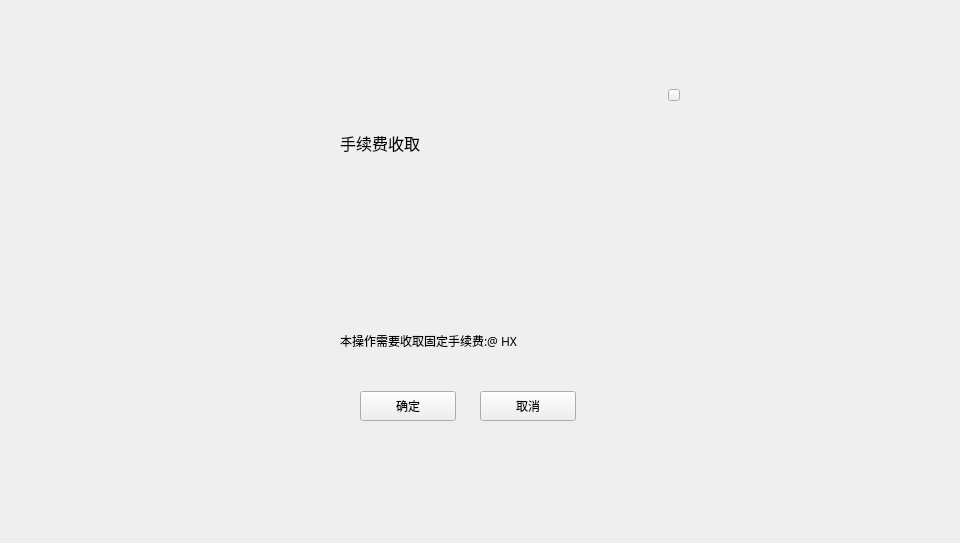
<?xml version="1.0" encoding="UTF-8"?>
<ui version="4.0">
 <class>FeeChargeWidget</class>
 <widget class="QWidget" name="FeeChargeWidget">
  <property name="geometry">
   <rect>
    <x>0</x>
    <y>0</y>
    <width>960</width>
    <height>543</height>
   </rect>
  </property>
  <property name="font">
   <font>
    <family>Microsoft YaHei UI Light</family>
   </font>
  </property>
  <property name="windowTitle">
   <string>Form</string>
  </property>
  <widget class="QWidget" name="widget" native="true">
   <property name="geometry">
    <rect>
     <x>0</x>
     <y>0</y>
     <width>960</width>
     <height>543</height>
    </rect>
   </property>
   <widget class="QWidget" name="containerWidget" native="true">
    <property name="geometry">
     <rect>
      <x>270</x>
      <y>81</y>
      <width>420</width>
      <height>380</height>
     </rect>
    </property>
    <property name="font">
     <font>
      <family>Microsoft YaHei UI Light</family>
     </font>
    </property>
    <widget class="QToolButton" name="toolButton_close">
     <property name="geometry">
      <rect>
       <x>398</x>
       <y>8</y>
       <width>12</width>
       <height>12</height>
      </rect>
     </property>
     <property name="cursor">
      <cursorShape>PointingHandCursor</cursorShape>
     </property>
     <property name="text">
      <string/>
     </property>
    </widget>
    <widget class="QToolButton" name="toolButton_confirm">
     <property name="geometry">
      <rect>
       <x>90</x>
       <y>310</y>
       <width>96</width>
       <height>30</height>
      </rect>
     </property>
     <property name="cursor">
      <cursorShape>PointingHandCursor</cursorShape>
     </property>
     <property name="text">
      <string>确定</string>
     </property>
    </widget>
    <widget class="QStackedWidget" name="stackedWidget">
     <property name="geometry">
      <rect>
       <x>70</x>
       <y>86</y>
       <width>240</width>
       <height>156</height>
      </rect>
     </property>
    </widget>
    <widget class="QLabel" name="label_2">
     <property name="geometry">
      <rect>
       <x>70</x>
       <y>250</y>
       <width>320</width>
       <height>20</height>
      </rect>
     </property>
     <property name="font">
      <font>
       <family>Microsoft YaHei UI Light</family>
       <pointsize>9</pointsize>
      </font>
     </property>
     <property name="text">
      <string>本操作需要收取固定手续费:@ HX</string>
     </property>
    </widget>
    <widget class="QLabel" name="label_char">
     <property name="geometry">
      <rect>
       <x>70</x>
       <y>276</y>
       <width>271</width>
       <height>20</height>
      </rect>
     </property>
     <property name="font">
      <font>
       <family>Microsoft YaHei UI Light</family>
       <pointsize>9</pointsize>
      </font>
     </property>
     <property name="text">
      <string/>
     </property>
    </widget>
    <widget class="QToolButton" name="toolButton_cancel">
     <property name="geometry">
      <rect>
       <x>210</x>
       <y>310</y>
       <width>96</width>
       <height>30</height>
      </rect>
     </property>
     <property name="cursor">
      <cursorShape>PointingHandCursor</cursorShape>
     </property>
     <property name="text">
      <string>取消</string>
     </property>
    </widget>
    <widget class="QLabel" name="label_title">
     <property name="geometry">
      <rect>
       <x>70</x>
       <y>46</y>
       <width>111</width>
       <height>31</height>
      </rect>
     </property>
     <property name="font">
      <font>
       <family>Microsoft YaHei UI Light</family>
       <pointsize>12</pointsize>
      </font>
     </property>
     <property name="text">
      <string>手续费收取</string>
     </property>
    </widget>
   </widget>
  </widget>
 </widget>
 <resources/>
 <connections/>
</ui>
